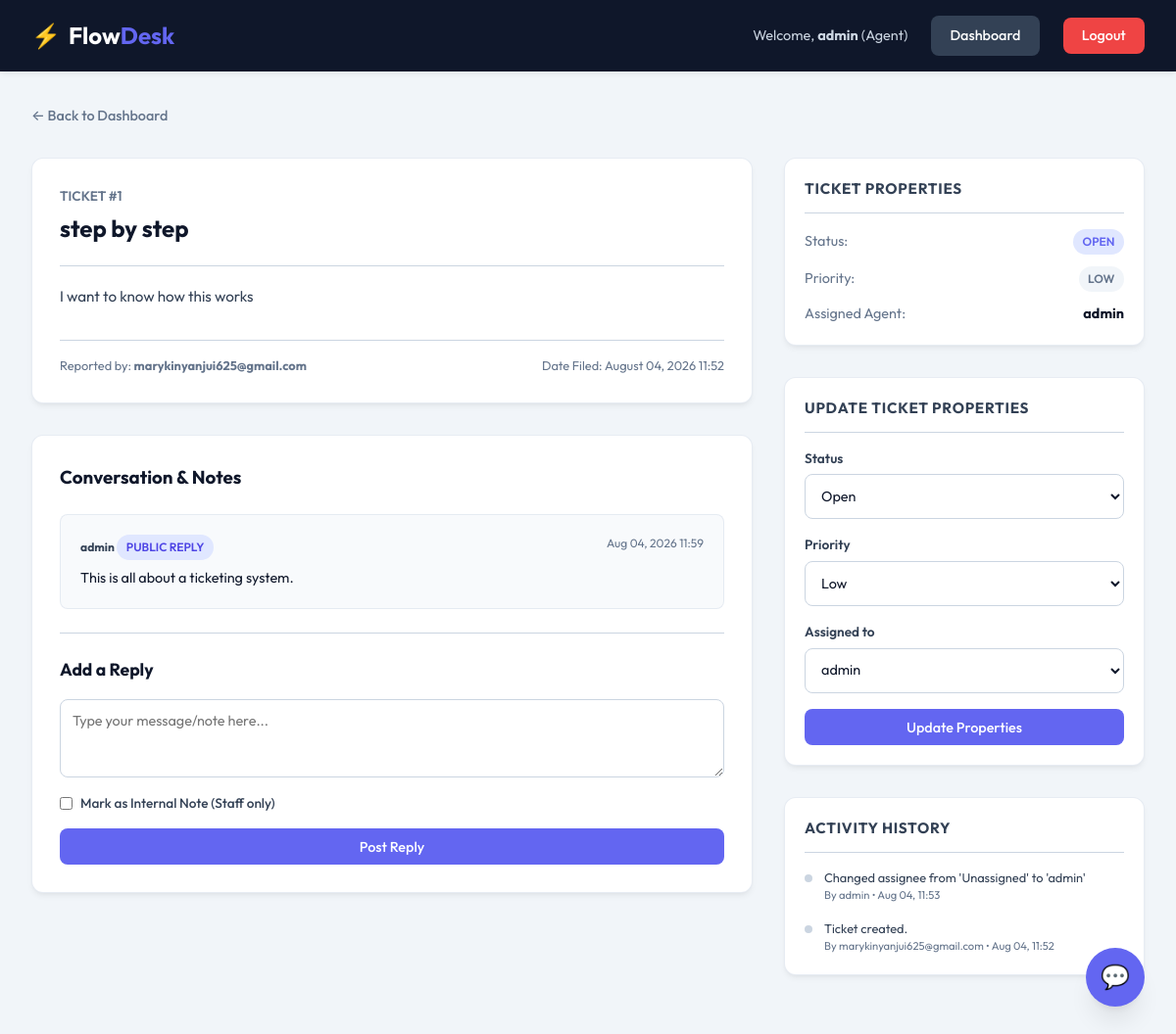
Screenshot of /ticket/1/ (signed in) with the database file from the repository.
### tickets/models.py (models this page shows, shortened)
class Ticket(models.Model):
    STATUS_CHOICES = [
        ('open', 'Open'),
        ('pending', 'Pending'),
        ('on_hold', 'On Hold'),
        ('solved', 'Solved'),
    ]
    PRIORITY_CHOICES = [
        ('low', 'Low'),
        ('medium', 'Medium'),
        ('high', 'High'),
        ('urgent', 'Urgent'),
    ]
    title = models.CharField(max_length=200)
    description = models.TextField()
    status = models.CharField(max_length=20, choices=STATUS_CHOICES, default='open')
    priority = models.CharField(max_length=20, choices=PRIORITY_CHOICES, default='medium')
    created_by = models.ForeignKey(User, on_delete=models.CASCADE, related_name='created_tickets')
    assigned_to = models.ForeignKey(User, on_delete=models.SET_NULL, null=True, blank=True, related_name='assigned_tickets')
    created_at = models.DateTimeField(auto_now_add=True)
    updated_at = models.DateTimeField(auto_now=True)
    class Meta:
        ordering = ['-created_at']

class TicketNote(models.Model):
    ticket = models.ForeignKey(Ticket, on_delete=models.CASCADE, related_name='notes')
    author = models.ForeignKey(User, on_delete=models.CASCADE)
    content = models.TextField()
    is_internal = models.BooleanField(default=False)
    created_at = models.DateTimeField(auto_now_add=True)
    class Meta:
        ordering = ['created_at']

class TicketHistory(models.Model):
    ticket = models.ForeignKey(Ticket, on_delete=models.CASCADE, related_name='history')
    changed_by = models.ForeignKey(User, on_delete=models.SET_NULL, null=True)
    change_summary = models.TextField()
    created_at = models.DateTimeField(auto_now_add=True)
    class Meta:
        ordering = ['-created_at']

### tickets/views.py (the view, shortened to what this page needs)
# urls.py: path('ticket/<int:pk>/', views.ticket_detail, name='ticket_detail'),
@login_required
def ticket_detail(request, pk):
    if request.user.is_staff:
        ticket = get_object_or_404(Ticket, pk=pk)
        notes = ticket.notes.all()
    else:
        ticket = get_object_or_404(Ticket, pk=pk, created_by=request.user)
        notes = ticket.notes.filter(is_internal=False)
    history = ticket.history.all()
    note_form = TicketNoteForm()
    update_form = TicketUpdateForm(instance=ticket) if request.user.is_staff else None
    context = {
        'ticket': ticket,
        'notes': notes,
        'history': history,
        'note_form': note_form,
        'update_form': update_form,
    }
    return render(request, 'tickets/ticket_detail.html', context)

### tickets/forms.py
class TicketNoteForm(forms.ModelForm):
    class Meta:
        model = TicketNote
        fields = ['content', 'is_internal']
        widgets = {
            'content': forms.Textarea(attrs={'placeholder': 'Type your message/note here...', 'rows': 3, 'class': 'form-control'}),
            'is_internal': forms.CheckboxInput(attrs={'class': 'form-check-input'}),
        }

class TicketUpdateForm(forms.ModelForm):
    class Meta:
        model = Ticket
        fields = ['status', 'priority', 'assigned_to']
        widgets = {
            'status': forms.Select(attrs={'class': 'form-control'}),
            'priority': forms.Select(attrs={'class': 'form-control'}),
            'assigned_to': forms.Select(attrs={'class': 'form-control'}),
        }
    def __init__(self, *args, **kwargs):
        super().__init__(*args, **kwargs)
        self.fields['assigned_to'].queryset = User.objects.filter(is_staff=True)
        self.fields['assigned_to'].empty_label = "Unassigned"

### templates/tickets/ticket_detail.html (shortened to what this page needs)
{% extends 'base.html' %}
{% block content %}
<div class="ticket-detail-container">
    <div class="back-link-container">
        <a href="{% url 'dashboard' %}" class="back-link">&larr; Back to Dashboard</a>
    </div>
    <div class="ticket-grid">
        <div class="main-column">
            <div class="detail-card ticket-info-card">
                <div class="ticket-info-header">
                    <span class="detail-ticket-id">Ticket #{{ ticket.id }}</span>
                    <h2 class="detail-ticket-title">{{ ticket.title }}</h2>
                </div>
                <div class="ticket-info-body">
                    <p class="description-text">{{ ticket.description|linebreaksbr }}</p>
                </div>
                <div class="ticket-info-footer">
                    <span>Reported by: <strong>{{ ticket.created_by.username }}</strong></span>
                    <span>Date Filed: {{ ticket.created_at|date:"F d, Y H:i" }}</span>
                </div>
            </div>
            <div class="detail-card discussion-card">
                <h3>Conversation & Notes</h3>
                <div class="notes-list">
                    {% if notes %}
                        {% for note in notes %}
                            <div class="note-item {% if note.is_internal %}note-internal{% else %}note-public{% endif %}">
                                <div class="note-header">
                                    <div class="note-meta">
                                        <span class="note-author">{{ note.author.username }}</span>
                                        {% if note.is_internal %}
                                            <span class="badge badge-internal">Internal Note</span>
                                        {% else %}
                                            <span class="badge badge-public">Public Reply</span>
                                        {% endif %}
                                    </div>
                                    <span class="note-date">{{ note.created_at|date:"M d, Y H:i" }}</span>
                                </div>
                                <div class="note-body">
                                    <p>{{ note.content|linebreaksbr }}</p>
                                </div>
                            </div>
                        {% endfor %}
                    {% else %}
                        <p class="no-notes">No replies or internal notes on this ticket yet.</p>
                    {% endif %}
                </div>
                <div class="add-note-container">
                    <h4>Add a Reply</h4>
                    <form method="post" class="note-form">
                        <div class="form-group">
                            {{ note_form.content }}
                        </div>
                        {% if user.is_staff %}
                            <div class="form-group-checkbox">
                                {{ note_form.is_internal }}
                                <label for="{{ note_form.is_internal.id_for_label }}">Mark as Internal Note (Staff only)</label>
                            </div>
                        {% endif %}
                        <button type="submit" name="submit_note" class="btn btn-primary">Post Reply</button>
                    </form>
                </div>
            </div>
        </div>
        <div class="sidebar-column">
            <div class="detail-card sidebar-card metadata-card">
                <h3>Ticket Properties</h3>
                <div class="metadata-rows">
                    <div class="metadata-row">
                        <span class="label">Status:</span>
                        <span class="value">
                            <span class="badge status-badge status-{{ ticket.status }}">
                                {{ ticket.get_status_display }}
                            </span>
                        </span>
                    </div>
                    <div class="metadata-row">
                        <span class="label">Priority:</span>
                        <span class="value">
                            <span class="badge priority-badge priority-{{ ticket.priority }}">
                                {{ ticket.get_priority_display }}
                            </span>
                        </span>
                    </div>
                    <div class="metadata-row">
                        <span class="label">Assigned Agent:</span>
                        <span class="value">
                            {% if ticket.assigned_to %}
                                <strong>{{ ticket.assigned_to.username }}</strong>
                            {% else %}
                                <span class="unassigned">Unassigned</span>
                            {% endif %}
                        </span>
                    </div>
                </div>
            </div>
            {% if user.is_staff %}
                <div class="detail-card sidebar-card control-card">
                    <h3>Update Ticket Properties</h3>
                    <form method="post" class="update-properties-form">
                        {% for field in update_form %}
                            <div class="form-group">
                                <label for="{{ field.id_for_label }}">{{ field.label }}</label>
                                {{ field }}
                            </div>
                        {% endfor %}
                        <button type="submit" name="submit_update" class="btn btn-primary btn-block">Update Properties</button>
                    </form>
                </div>
            {% endif %}
            <div class="detail-card sidebar-card history-card">
                <h3>Activity History</h3>
                <div class="history-timeline">
                    {% if history %}
                        {% for event in history %}
                            <div class="history-item">
                                <span class="history-dot"></span>
                                <div class="history-content">
                                    <p class="history-desc">{{ event.change_summary }}</p>
                                    <span class="history-meta">By {{ event.changed_by.username|default:"System" }} &bull; {{ event.created_at|date:"M d, H:i" }}</span>
                                </div>
                            </div>
                        {% endfor %}
                    {% else %}
                        <p class="no-history">No activity logged.</p>
                    {% endif %}
                </div>
            </div>
        </div>
    </div>
</div>
{% endblock %}

### templates/base.html (shortened to what this page needs)
{% load static %}
<!DOCTYPE html>
<html lang="en">
<head>
    <link rel="stylesheet" href="{% static 'tickets/style.css' %}">
</head>
<body>
    <div class="app-container">
        <header class="main-header">
            <div class="logo">
                <span class="logo-icon">⚡</span>
                <span class="logo-text">Flow<span class="logo-accent">Desk</span></span>
            </div>
            <nav class="nav-links">
                {% if user.is_authenticated %}
                    <span class="user-greeting">Welcome, <strong>{{ user.username }}</strong> {% if user.is_staff %}(Agent){% endif %}</span>
                    <a href="{% url 'dashboard' %}" class="btn btn-secondary">Dashboard</a>
                    <form action="{% url 'logout' %}" method="post" class="inline-form">
                        <button type="submit" class="btn btn-danger">Logout</button>
                    </form>
                {% else %}
                    <a href="{% url 'login' %}" class="btn btn-secondary">Login</a>
                    <a href="{% url 'signup' %}" class="btn btn-primary">Sign Up</a>
                {% endif %}
            </nav>
        </header>
        <main class="main-content">
            {% block content %}{% endblock %}
        </main>
    </div>
    {% if user.is_authenticated %}
    <div class="chatbot-widget" id="chatbotWidget">
        <button class="chatbot-toggle" id="chatbotToggle" aria-label="Open support chat">
            <span class="chat-icon">💬</span>
        </button>
    </div>
    {% endif %}
</body>
</html>

### rows the page displays
Ticket: id "1", title "step by step", description "I want to know how this works", created_by.username "marykinyanjui625@gmail.com", created_at "August 04, 2026 11:52", status "OPEN", priority "LOW", assigned_to.username "admin", update_form "Open" "Low" "admin"
TicketNote: author.username "admin", is_internal "PUBLIC REPLY", created_at "Aug 04, 2026 11:59", content "This is all about a ticketing system."
TicketHistory: change_summary "Changed assignee from 'Unassigned' to 'admin'", changed_by.username "admin", created_at "Aug 04, 11:53"
TicketHistory: change_summary "Ticket created.", changed_by.username "marykinyanjui625@gmail.com", created_at "Aug 04, 11:52"

### other values shown
{{ user.username }} "admin"
{{ field.label }} "Status" "Priority" "Assigned to"
